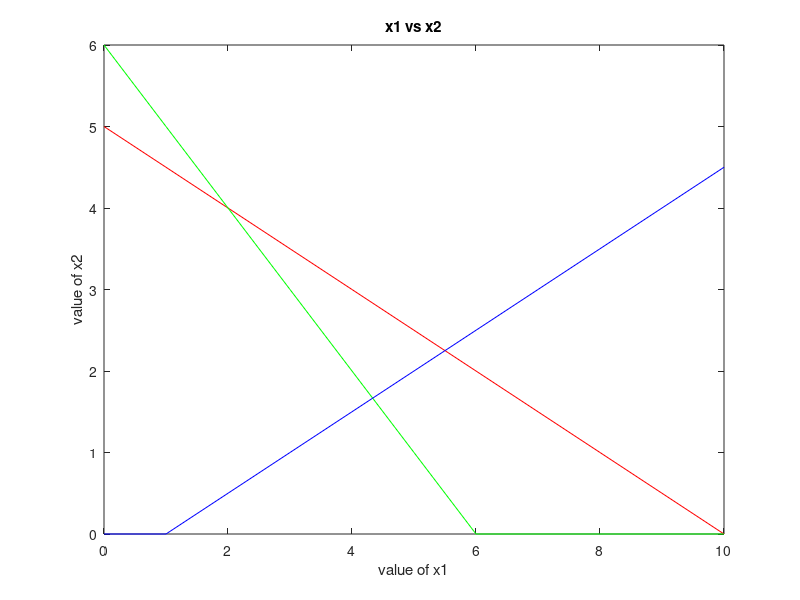

Recreate this plot in MATLAB. (Note: this script raises an error after producing the figure.)
clc;
clear all;
A=[1 2 ; 1 1 ; 1 -2]
B=[10 ; 6 ; 1]
c=[2 1]

y1=0:1:max(B)
x12=(B(1)-A(1,1)*y1)/A(1,2);
x22=(B(2)-A(2,1)*y1)/A(2,2);
x32=(B(3)-A(3,1)*y1)/A(3,2);
x12=max(0,x12);
x22=max(0,x22);
x32=max(0,x32);
plot(y1,x12,'r',y1,x22,'g',y1,x32,'b');
title('x1 vs x2')
xlabel('value of x1')
ylabel('value of x2')

%find corner points with axis
cx1=find(y1==0)
c1=find(x12==0)
Line1=[y1(:,[c1 cx1]) ; x12(:,[c1 cx1])]'

c2=find(x22==0)
Line2=[y1(:,[c2 cx1]) ; x22(:,[c2 cx1])]'

c3=find(x32==0)
Line3=[y1(:,[c3 cx1]) ; x32(:,[c3 cx1])]'

cornerpts=unique([ Line1 ; Line2 ; Line3],'rows')

%intersection points
pt=[0 ; 0];
for i=1:size(A,1)
    A1=A(i,:);
    B1=B(i,:);
    for j=i+1:size(A,1)
        A2=A(j,:);
        B2=B(j,:);
        P=[A1;A2]
        Q=[B1;B2]
        X=P\Q                      
        pt=[pt X]
    end
end
ptt=pt'

%all corner points
allpts=unique([ptt ; cornerpts],'rows')

%feasible region
PT=constraint(allpts)    %function call
P=unique(PT,'rows')

C=[2 1]

for i=1:size(P,1)
    fn(i,:)=(sum(P(i,:).*C))
end

ver_fns=[P fn]
maxima=max(fn)
indexopt=find(fn==maxima)
optsol=P(indexopt,:)
zopt=maxima

